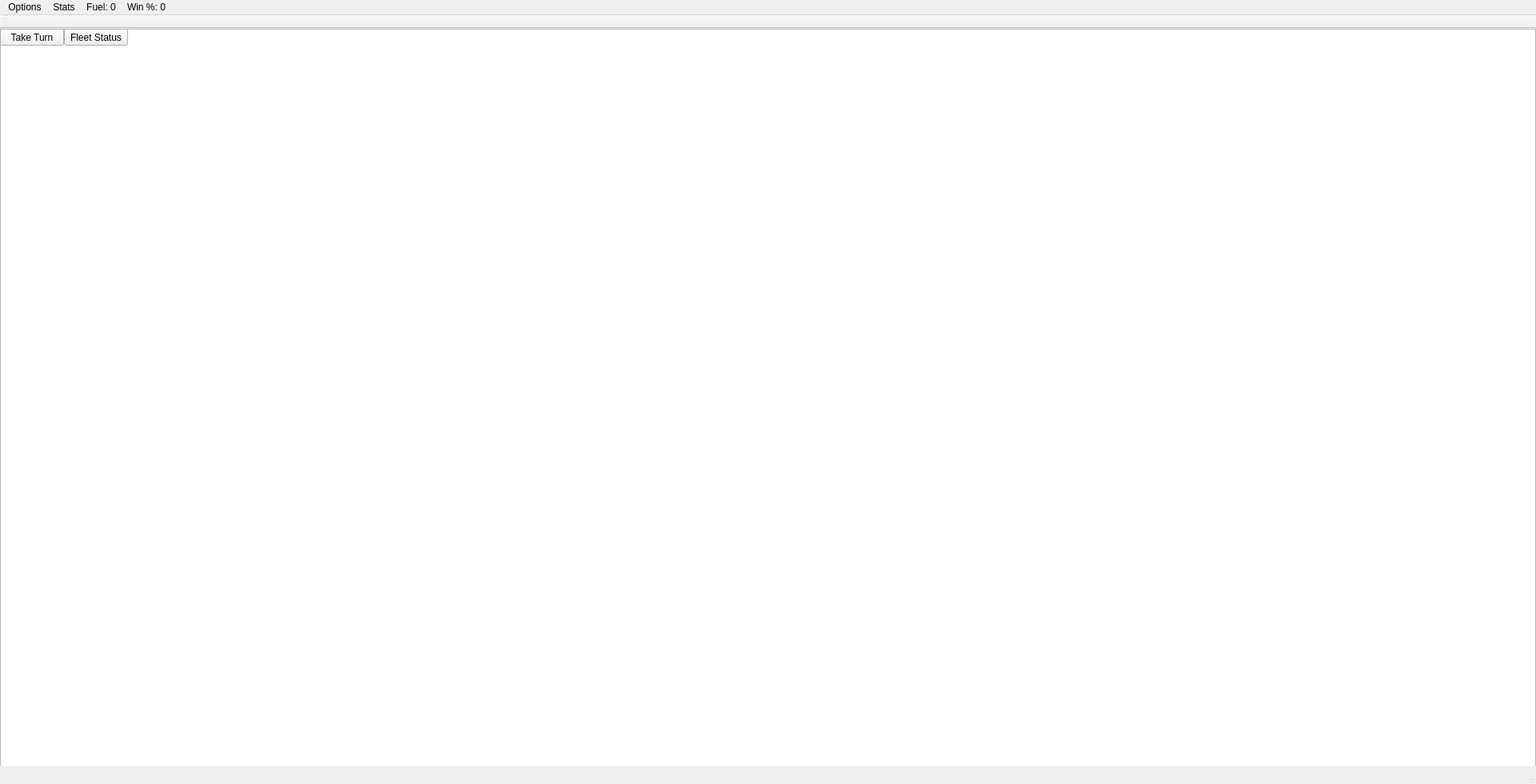
<?xml version="1.0" encoding="UTF-8"?>
<ui version="4.0">
 <class>MainWindow</class>
 <widget class="QMainWindow" name="MainWindow">
  <property name="geometry">
   <rect>
    <x>0</x>
    <y>0</y>
    <width>1920</width>
    <height>980</height>
   </rect>
  </property>
  <property name="windowTitle">
   <string>MainWindow</string>
  </property>
  <widget class="QWidget" name="centralWidget">
   <widget class="QGraphicsView" name="graphicsView">
    <property name="geometry">
     <rect>
      <x>0</x>
      <y>0</y>
      <width>1920</width>
      <height>980</height>
     </rect>
    </property>
    <property name="autoFillBackground">
     <bool>false</bool>
    </property>
   </widget>
   <widget class="QPushButton" name="take_turn">
    <property name="geometry">
     <rect>
      <x>0</x>
      <y>0</y>
      <width>80</width>
      <height>21</height>
     </rect>
    </property>
    <property name="text">
     <string>Take Turn</string>
    </property>
   </widget>
   <widget class="QPushButton" name="fleet_button">
    <property name="geometry">
     <rect>
      <x>80</x>
      <y>0</y>
      <width>80</width>
      <height>21</height>
     </rect>
    </property>
    <property name="text">
     <string>Fleet Status</string>
    </property>
   </widget>
  </widget>
  <widget class="QMenuBar" name="menuBar">
   <property name="geometry">
    <rect>
     <x>0</x>
     <y>0</y>
     <width>1920</width>
     <height>20</height>
    </rect>
   </property>
   <widget class="QMenu" name="menuOptions">
    <property name="title">
     <string>Options</string>
    </property>
    <addaction name="actionNew_Game_2"/>
    <addaction name="actionAdd_Player"/>
   </widget>
   <widget class="QMenu" name="menuStats">
    <property name="title">
     <string>Stats</string>
    </property>
    <addaction name="actionPlayer_1"/>
    <addaction name="actionPlayer_2"/>
    <addaction name="actionPlayer_3"/>
    <addaction name="actionPlayer_4"/>
   </widget>
   <widget class="QMenu" name="menuFuel_0">
    <property name="title">
     <string>Fuel: 0</string>
    </property>
   </widget>
   <widget class="QMenu" name="menuWin_0">
    <property name="title">
     <string>Win %: 0</string>
    </property>
   </widget>
   <addaction name="menuOptions"/>
   <addaction name="menuStats"/>
   <addaction name="menuFuel_0"/>
   <addaction name="menuWin_0"/>
  </widget>
  <widget class="QToolBar" name="mainToolBar">
   <attribute name="toolBarArea">
    <enum>TopToolBarArea</enum>
   </attribute>
   <attribute name="toolBarBreak">
    <bool>false</bool>
   </attribute>
  </widget>
  <widget class="QStatusBar" name="statusBar"/>
  <action name="actionNew_Game">
   <property name="text">
    <string>Options</string>
   </property>
  </action>
  <action name="actionNew_Game_2">
   <property name="text">
    <string>New Game</string>
   </property>
  </action>
  <action name="actionAdd_Player">
   <property name="text">
    <string>Add Player</string>
   </property>
  </action>
  <action name="actionPlayer_1">
   <property name="text">
    <string>Player 1</string>
   </property>
  </action>
  <action name="actionPlayer_2">
   <property name="text">
    <string>Player 2</string>
   </property>
  </action>
  <action name="actionPlayer_3">
   <property name="text">
    <string>Player 3</string>
   </property>
  </action>
  <action name="actionPlayer_4">
   <property name="text">
    <string>Player 4</string>
   </property>
  </action>
 </widget>
 <layoutdefault spacing="6" margin="11"/>
 <resources/>
 <connections/>
</ui>
